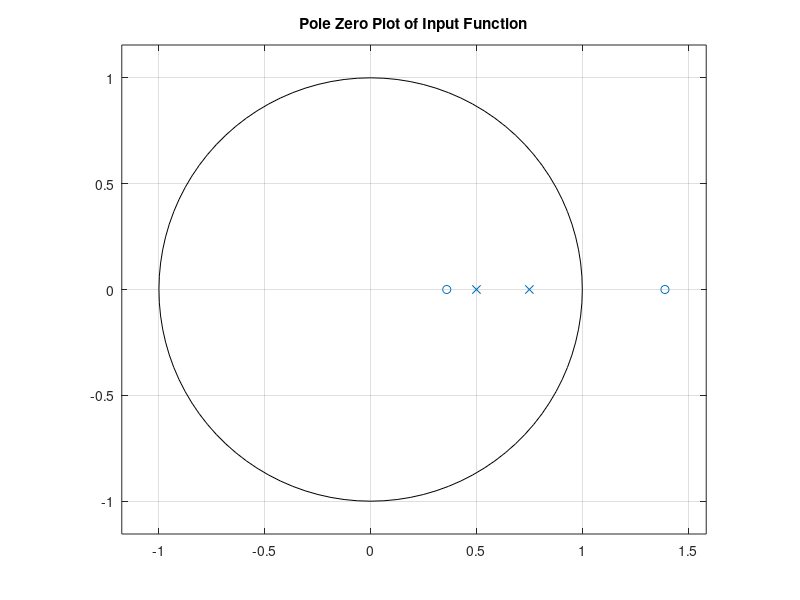
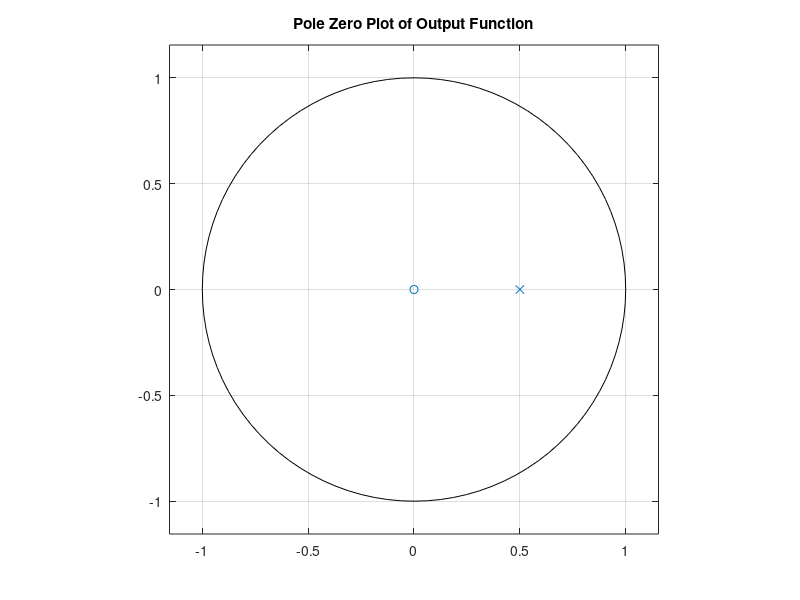
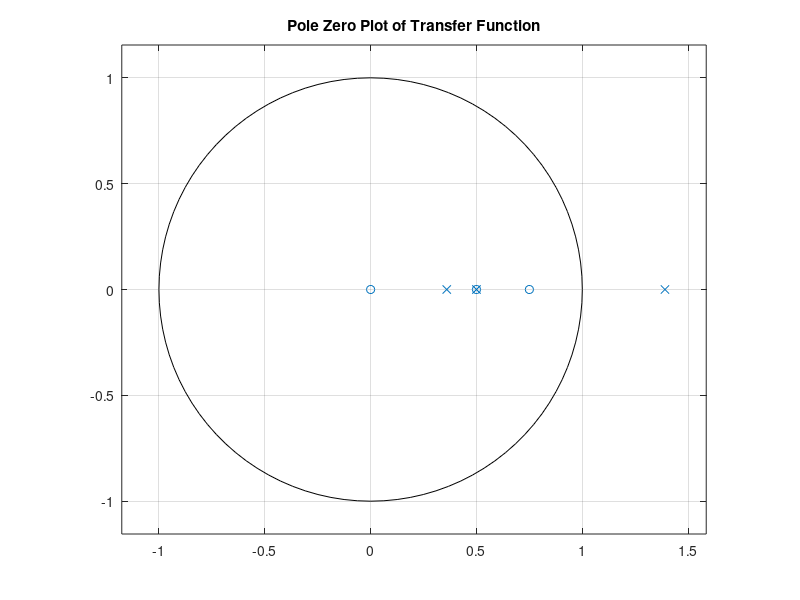
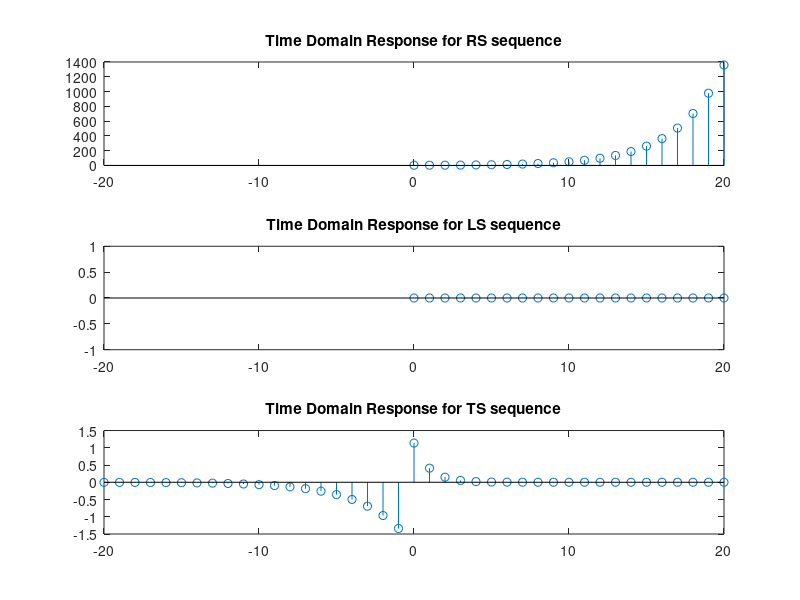

The MATLAB source for these figures, in order:
clc; 
clear all; 
%Generating Input =  X(z) 
b_x1 = [1]; 
a_x1 = [1 -1/2]; 
b_x2 = [0 1]; 
a_x2 = [1 -3/4]; 
b_1 = conv(b_x1,a_x2); %length(b_1) = {length(b_x1)+length(a_x2)}-1 = 2 
b_2 = conv(b_x2,a_x1); %length(b_2) = {length(b_x2)+length(a_x1)}-1 = 3 
b_1 = [b_1 0];         
%to equalize length(b_2)  
b_x = b_1 - b_2;       
%length(b_x) = {length(b_1)=length(b_2)}-1 = 3 
a_x = conv(a_x1,a_x2); %length(a_x) = {length(a_x1)+length(a_x2)}-1 = 3 
%Generating Output = Y(z)  
b_y = [3]; 
a_y = [1 -1/2]; 
%Generating Transfer Function = H(Z) = Y(z)/X(z) 
b_h = conv(b_y,a_x); %length(b_h) = {length(b_y)+length(a_x)}-1 = 3 
a_h = conv(a_y,b_x); %length(b_1) = {length(b_x2)+length(a_x2)}-1 = 4
%Pole-Zero Plots 
figure(1) 
zplane(b_x,a_x); 
title('Pole Zero Plot of Input Function') 
figure(2) 
zplane(b_y,a_y); 
title('Pole Zero Plot of Output Function') 
figure(3) 
zplane(b_h,a_h); 
title('Pole Zero Plot of Transfer Function') 
%i 
%Finding Stable ROC 
[r,p,c] = residuez(b_h,a_h); 
%defining u(n) and u(n-1) 
n = -20:20; 
u=1.*[n>=0]; 
un1=1.*[-n-1>=0];  
%if r->0, eliminating the pole 
for i=1:length(r) 
if r(i)<1e-10 
p(i)=0; 
end 
end 
%if all poles are inside unit circle |z|=1 
if (max(abs(p))<1) 
c = 1; 
fprintf('Stable ROC: |z|> %.4f \n',max(p)); 
%if all poles are outside unit circle |z|=1 
elseif (min(abs(p)>1)) 
fprintf('Stable ROC: |z|< %.4f \n',min(p)); 
c = 2; 
%if poles are both inside & outside unit circle |z|=1 
else  
left = min(abs(p)); 
right = max(abs(p)); 
for i=1:length(p) 
if(abs(p(i))<1 && abs(p(i))>left) 
left = abs(p(i)); 
elseif(abs(p(i))>1 && abs(p(i))<right ) 
right = abs(p(i)); 
end 
end 
fprintf('Stable ROC: %.4f <|z|< %.4f \n ',left,right); 
c = 3; 
end  
%ii 
%Time Domain Output 
if c==1 
fprintf('Stable when Causal\n'); %RS Sequence 
elseif c==2 
fprintf('Stable when anti-causal\n'); %LS Sequence 
else 
fprintf('Stable when Non-causal\n'); %TS Sequence 
end 
figure(4) 
h_n = zeros(1,length(n)); 
for k=1:length(p) 
h_n = h_n + (r(k))*(p(k)).^n.*u; %RS Sequence 
end 
subplot(311) 
stem(n,h_n); 
title('Time Domain Response for RS sequence'); 
h_n = zeros(1,length(n)); 
for k=1:length(p) 
h_n = h_n - (r(k))*(p(k)).^n.*un1; %LS Sequence 
end 
subplot(312) 
stem(n,h_n); 
title('Time Domain Response for LS sequence'); 
h_n = zeros(1,length(n)); 
for k=1:length(p) 
if p(k)==0 
continue; 
elseif abs(p(k))<1  
h_n = h_n+(r(k))*(p(k)).^n.*u; %RS Sequence 
else  
h_n = h_n - (r(k))*(p(k)).^n.*un1; %LS Sequence 
end 
end 
subplot(313) 
stem(n,h_n); 
title('Time Domain Response for TS sequence');